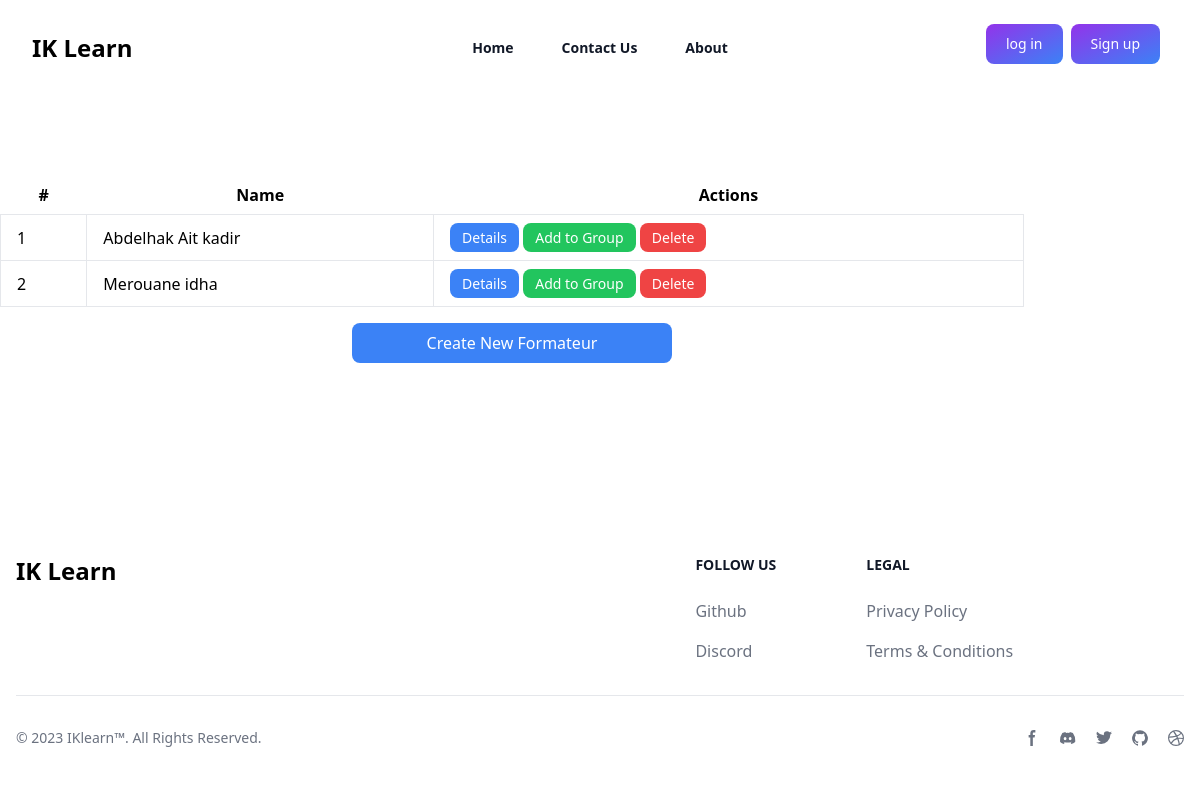
The app's page /formateurs with its own data.
### App/models.py (models this page shows, shortened)
class Author(models.Model):
    user = models.OneToOneField(User, on_delete=models.CASCADE,null=True)
    name = models.CharField(max_length=100, null=True)
    email_author = models.EmailField(default='Tighri')
    phone_author = models.CharField(max_length=100 , null=True)
    cni = models.CharField(max_length=200, unique=True, null=True)
    author_profile = models.ImageField(upload_to="Media/author")
    about_author = models.TextField()
    ville=models.CharField(max_length=100 , null=True)
    published_date = models.DateTimeField(default=timezone.now)

### Learning/views.py (the view)
# urls.py: path('formateurs', formateur_list, name='formateur_list'),
def formateur_list(request):
    formateurs = Author.objects.all()
    return render(request, 'Formateur/formateur_list.html', {'formateurs': formateurs})

### templates/formateur/formateur_list.html (shortened to what this page needs)
{% extends 'base1.html' %}
{% load static tailwind_tags %}
{% block content %}
<div class="container my-40">
    <div class="flex justify-center">
        <div class="w-full">
            <table class="w-full mt-4 table-auto  rounded-lg">
                <thead>
                    <tr>
                        <th class="px-4 py-2">#</th>
                        <th class="px-4 py-2">Name</th>
                        <th class="px-4 py-2">Actions</th>
                    </tr>
                </thead>
                <tbody>
                    {% for formateur in formateurs %}
                    <tr>
                        <td class="border px-4 py-2">{{ formateur.id }}</td>
                        <td class="border px-4 py-2">{{ formateur.name }}</td>
                        <td class="border px-4 py-2">
                            <a href="{% url 'formateur_detail' pk=formateur.id %}" class="inline-block px-3 py-1 text-sm leading-normal bg-blue-500 text-white rounded-lg hover:bg-blue-600">Details</a>
                            <a href="{% url 'add_to_group' formateur_id=formateur.id %}" class="inline-block px-3 py-1 text-sm leading-normal bg-green-500 text-white rounded-lg hover:bg-green-600">Add to Group</a>
                            <a href="{% url 'formateur_delete' pk=formateur.id %}" class="inline-block px-3 py-1 text-sm leading-normal bg-red-500 text-white rounded-lg hover:bg-red-600">Delete</a>
                        </td>
                    </tr>
                    {% endfor %}
                </tbody>
            </table>
            <a href="{% url 'F_register' %}" class="block w-full max-w-xs mx-auto mt-4 px-4 py-2 text-center bg-blue-500 text-white rounded-lg hover:bg-blue-600">Create New Formateur</a>
        </div>
    </div>
</div>
{% endblock %}

### records on screen
Author: id "1", name "Abdelhak Ait kadir"
Author: id "2", name "Merouane idha"
